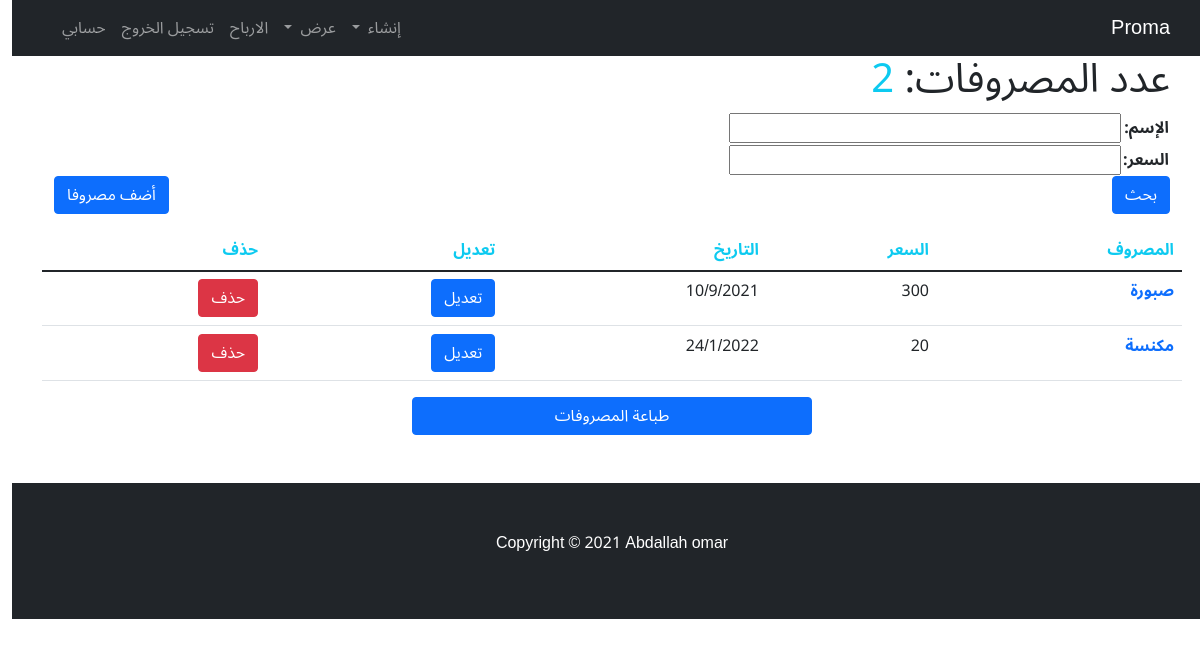
/masrofs/ (signed in), run on the app's committed database.
### home_app/models.py (models this page shows)
class masrof(models.Model):
    user = models.ForeignKey(User, verbose_name=("المستخدم"), on_delete=models.CASCADE)
    name = models.CharField(max_length=50, verbose_name="المصروف")
    price = models.IntegerField(verbose_name="السعر")
    date = models.DateTimeField(auto_now=True, verbose_name="التاريخ")
    add_date = models.DateField(auto_now=False, auto_now_add=False, verbose_name="التاريخ",null=True,blank=True)
    class Meta:
        verbose_name = ("masrof")
        verbose_name_plural = ("masrofs")
    def __str__(self):
        return self.name

### home_app/views.py (the view)
# urls.py: path('masrofs/', masrofs, name="masrofs"),
@login_required
def masrofs(request):
    masrofs = masrof.objects.filter(user=request.user).order_by('date')
    filter = masrofFilter(request.GET, queryset=masrofs)
    masrofs = filter.qs
    paginator = Paginator(masrofs,25)
    page_number = request.GET.get('page')
    page_pbj = paginator.get_page(page_number)
    return render(request, 'project/masrofs.html', context ={'masrofs':page_pbj,'filter':filter, 'count':masrof.objects.filter(user=request.user).count()})

### home_app/templates/project/masrofs.html (shortened to what this page needs)
{% extends 'base.html' %}
{% block body %}
  <div class="container">
    <h1>عدد المصروفات: <span class="text-info">{{count}}</span></h1>
  </div>
  <div class="container">
    <div class="row">
      <form class="col-6">
        <table>{{filter.form.as_table}}</table>
            <button type="submit" class="btn btn-primary">بحث</button>
      </form>
      <div class="col-6 text-end align-self-end">
        <a href="{% url 'app:add_masrof' %}" class="btn btn-primary">أضف مصروفا</a>
      </div>
    </div>
  </div>
    <table class="table container mt-3">
        <thead>
          <tr class="text-info">
            <th scope="col">المصروف</th>
            <th scope="col">السعر</th>
            <th scope="col">التاريخ</th>
            <th scope="col">تعديل</th>
            <th scope="col">حذف</th>
          </tr>
        </thead>
        <tbody>
          <tr>
            {% for masrofs in masrofs %}
          <tr>
            <th scope="row"><a href="{% url 'app:masrof_detail' masrofs.id %}">{{masrofs}}</a></th>
            <td>{{masrofs.price}}</td>
            <td>{{masrofs.date|date:"j/n/Y"}}</td>
            <td><a href="{% url 'app:edit_masrof' masrofs.id %}" class="btn btn-primary">تعديل</a></td>
            <td><a href="{% url 'app:delete_masrof'  masrofs.id %}" class="btn btn-danger">حذف</a></td>
          </tr>
        {% endfor %}
        </tbody>
      </table>
    <div class="row">
      <div class="col text-center">
        <button onclick="window.print();" class="btn btn-primary col-4">طباعة المصروفات</button>
      </div>
    </div>
{% endblock body %}

### home_app/templates/base.html (style rules this page uses)
* { font-family: 'Noto Sans Arabic', sans-serif; }
a { text-decoration: none; }

### data on the page
masrof: name "صبورة", price "300", date "10/9/2021"
masrof: name "مكنسة", price "20", date "24/1/2022"

### other printed values
{{ count }} "2"
